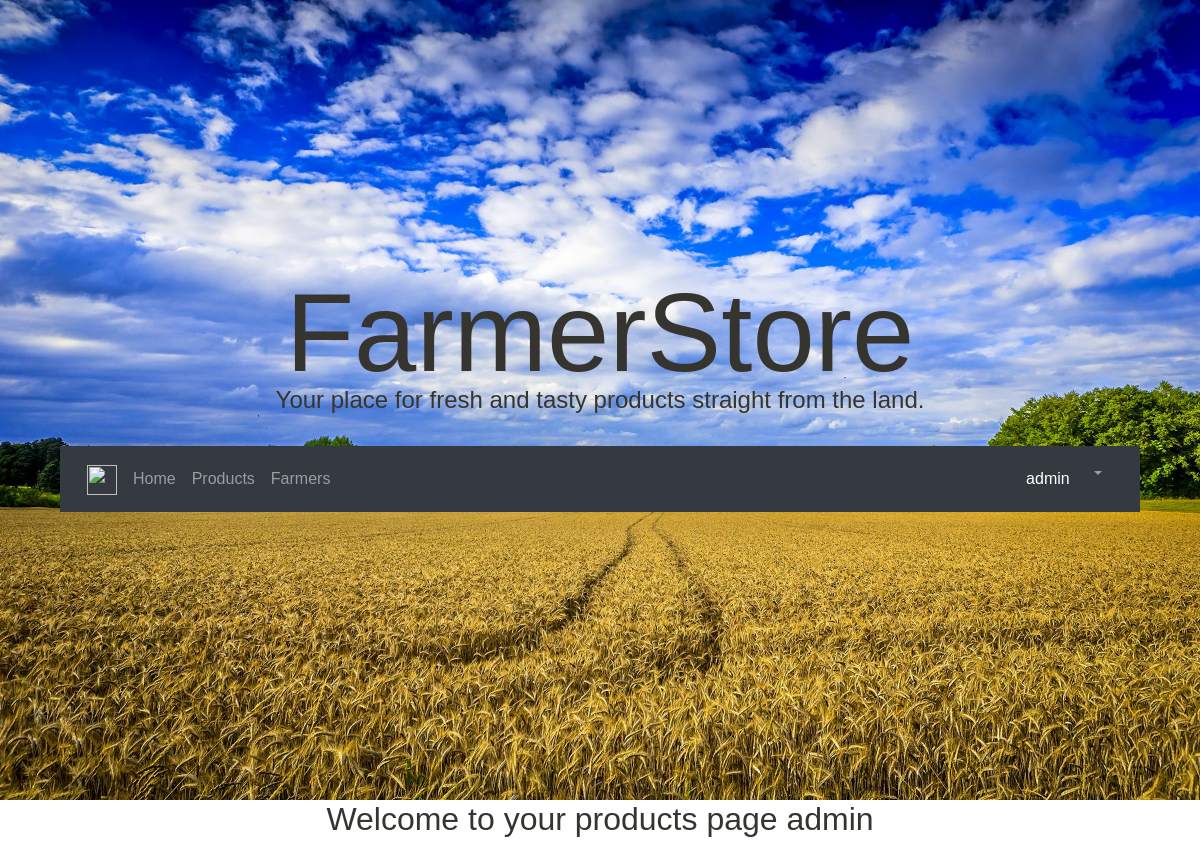
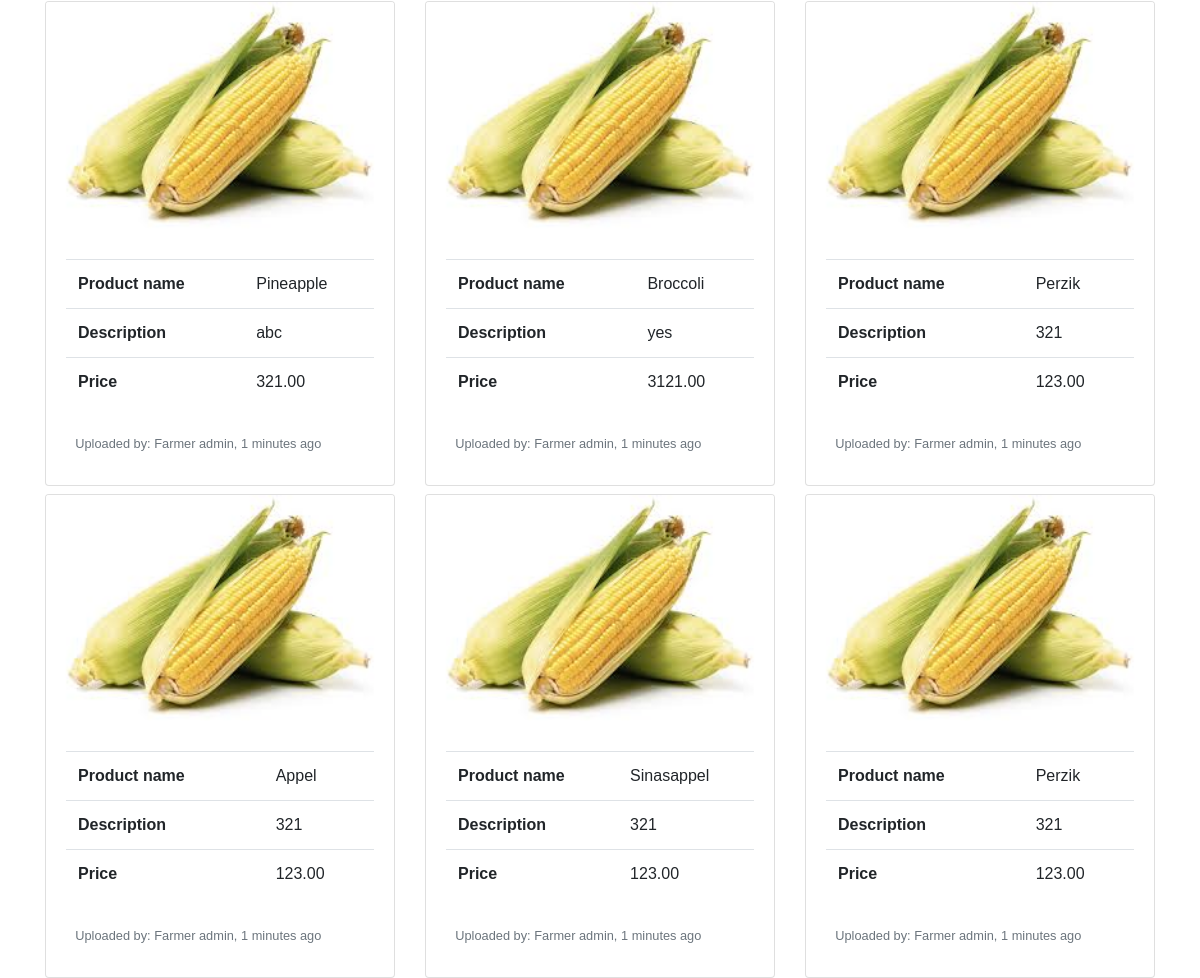
The app's page /farmer/my_products/ (signed in) with its own data (2 pictures, top to bottom).
### user_profile/models.py (models this page shows, shortened)
class Product(models.Model):
    product_name = models.CharField(max_length=200)
    product_description = models.CharField(max_length=300)
    product_price = models.DecimalField(max_digits=6, decimal_places=2)
    product_user = models.ForeignKey(User, on_delete=models.CASCADE)

### farmer_page/views.py (the view)
# urls.py: path('my_products/',views.my_products, name='my-products')
def my_products(request):
    current_user = request.user.id
    template = 'farmer_page/my_products.html'
    profile = get_object_or_404(User, pk=current_user)
    products = Product.objects.filter(product_user=request.user)
    return render(request, template, {'profile':profile, 'product': products})

### farmer_page/templates/farmer_page/my_products.html
{% extends 'home_page/base.html'%}
{% load static%}
{% block content%}
<h2 class="text-center">Welcome to your products page {{profile}}</h2>
<div class="container">
  <div class="row">
    {% for prod in product %}
    <div class="col-md-4 mt-2">
      <div class="card">
        <a href="#" class="stretched-link" style="color:black;text-decoration: none;">
          <img class="card-img-top" src="{% static 'home_page/mais.jpg' %}"alt="Card image cap" />
          <div class="card-body">
            <table class="table">
              <tbody>
                <tr>
                  <th>Product name</th>
                  <td>{{prod.product_name}}</td>
                </tr>
                <tr>
                  <th>Description</th>
                  <td>{{prod.product_description}}</td>
                </tr>
                <tr>
                  <th>Price</th>
                  <td>{{prod.product_price}}</td>
                </tr>
              </tbody>
            </table>
            <p class="card-text"><small class="text-muted">Uploaded by: Farmer {{prod.product_user}}, 1 minutes ago</small></p>
          </div>
        </a>
      </div>
    </div>
    {%endfor%}
</div>
{% endblock content %}

### home_page/templates/home_page/base.html (shortened to what this page needs)
{% load static%}
<!DOCTYPE html>
<html>
<head>
  <link rel="stylesheet" href="https://maxcdn.bootstrapcdn.com/bootstrap/4.3.1/css/bootstrap.min.css">
  <link rel="stylesheet" href="https://use.fontawesome.com/releases/v5.11.2/css/all.css">
  <link rel="stylesheet" type="text/css" href="{% static 'home_page/home.css' %}">
</head>
</head>
<body>
	<div id="home">
		<div class="landing-text">
			<h1>FarmerStore</h1>
			<h4>Your place for fresh and tasty products straight from the land.</h4>
			<br>
			<nav class="navbar navbar-expand-lg navbar-dark bg-dark">
            <div class="container">
                <a class="navbar-brand" href="#">
            <img src="http://www.bobmazzo.com/wp-content/uploads/2009/07/bobmazzoCD.jpg" width="30" height="30" >
            </a>
                <div class="collapse navbar-collapse" id="navbarTogglerDemo01">
                    <ul class="navbar-nav mr-auto mt-2 mt-lg-0">
                        <li class="{% if navigation == 'home'%} nav-item active {% else %} nav-item {% endif %}">
                            <a class="nav-link" href="{% url 'home_index'  %}">Home <span class="sr-only">(current)</span></a>
                        </li>
                        <li class="{% if navigation == 'products' %} nav-item active {% else %} nav-item {% endif %}">
                            <a class="nav-link" href="{% url 'user-profile' %}">Products</a>
                        </li>
                        <li class="{% if navigation == 'farmer' %} nav-item active {% else %} nav-item {% endif %}">
                            <a class="nav-link" href="{% url 'farmer-index' %}">Farmers</a>
                        </li>
                    </ul>
                    {% if user.is_authenticated %}
                    <ul class="navbar-nav ">
                        <p style="margin:2px; color:white;">{{user.username}}</p>
                        <li id="profile_nav"class="nav-item dropdown">
                            <a href="#" class="nav-link dropdown-toggle" id="navDropDownLink" data-toggle="dropdown" aria-haspopup="true" aria-expanded="false">
                            </a>
                        </li>
                    </ul>
                    {% else %}
                        <a href="{% url 'login_url' %}">Login</a>
                        <a href="{% url 'register_url' %}">Register</a>
                    {% endif %}
                </div>
            </div>
            </nav>
		</div>
	</div>
    {% block content %}{% endblock %}
</body>
</html>

### home_page/static/home_page/home.css (style rules this page uses)
html, body { height: 100%; width: 100%; font-family: sans-serif; color: #36342f; }
#home { background: url("./background.jpg") no-repeat 50% 50%; display: table; height: 100%; width: 100%; background-size: cover; }
.navbar { background: #6ab446; padding: 1%; margin-left: 5%; margin-right: 5%; }
.nav-link, .navbar-brand { color: #fff; cursor: pointer; }
.nav-link { margin-right: 1em !important; padding: 0px !important; }
.navbar-collapse { justify-content: flex-end; }
#profile_nav { margin-left: 1em !important; }
.landing-text { display: table-cell; vertical-align: middle; text-align: center; }
h1 { font-family: "Alegreya Sans", sans-serif; font-size: 700%; line-height: 0.8; }
p { padding: 3%; }

### records on screen
Product: product_name "Pineapple", product_description "abc", product_price "321.00", product_user "admin"
Product: product_name "Broccoli", product_description "yes", product_price "3121.00", product_user "admin"
Product: product_name "Perzik", product_description "321", product_price "123.00", product_user "admin"
Product: product_name "Appel", product_description "321", product_price "123.00", product_user "admin"
Product: product_name "Sinasappel", product_description "321", product_price "123.00", product_user "admin"
Product: product_name "Perzik", product_description "321", product_price "123.00", product_user "admin"

### other values on screen
{{ user.username }} "admin"
{{ profile }} "admin"
